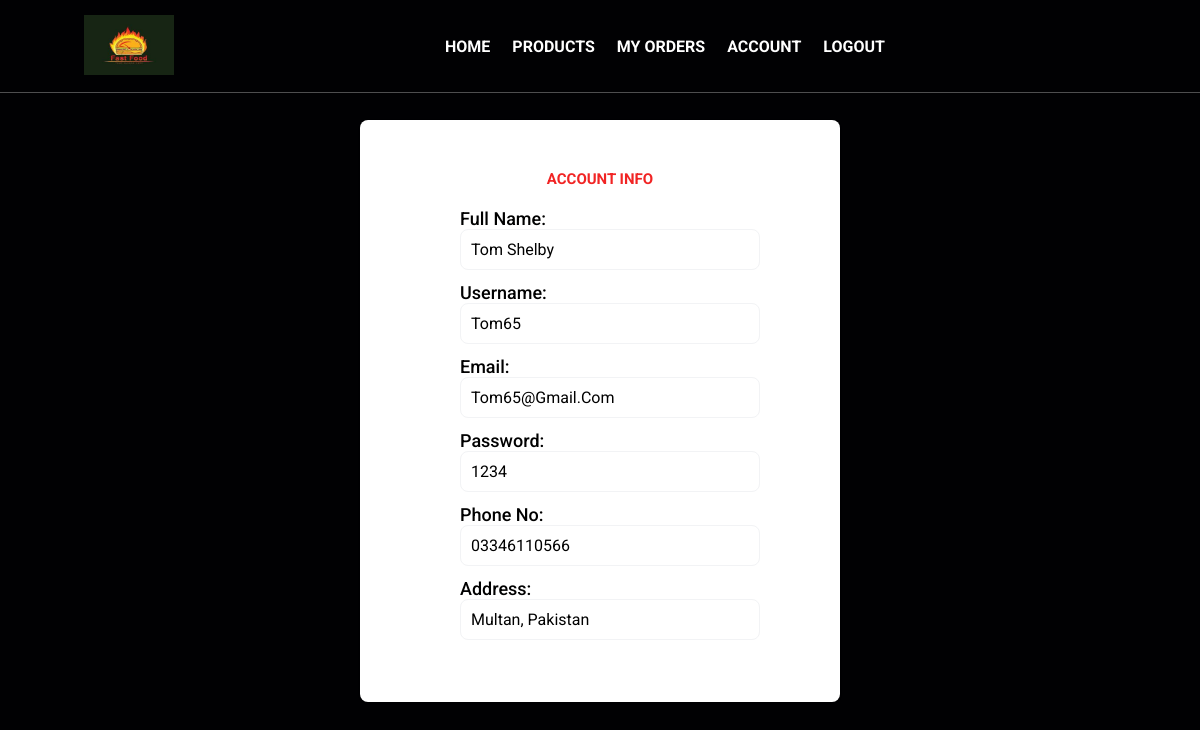
The page /account (signed in) on the database its author committed.
### tables this page shows
CREATE TABLE Customers(
        customer_id    INTEGER PRIMARY KEY AUTOINCREMENT,
        phone_no       varchar (25),
        user_name      VARCHAR (30),
        first_name     VARCHAR (30),
        last_name      VARCHAR (30),
        password        VARCHAR (30),
        address        VARCHAR (100),
        email          VARCHAR (50),
        admin_id        int not null,
        FOREIGN KEY (ADMIN_ID) REFERENCES ADMIN(ADMIN_ID)
        );

### app.py (the view)
@app.route('/account')
def account():
    if "Useremail" and "Userpassword" in session:
        useremail = session["Useremail"]
        userpassword = session["Userpassword"]
        customer = db.returnCustomerAccordingToSession(useremail, userpassword)
        customer = customer.fetchone()
        return render_template('useraccount.html', customer=customer)
    return redirect(url_for('login'))

### database.py (called while the page is built)
    @staticmethod
    def returnCustomerAccordingToSession(email, password):
        connection = s.connect("foodSystem.db")
        cursor = connection.cursor()
        customer = cursor.execute(
            f"SELECT * from Customers where email = '{email}' and password = '{password}'")
        return customer

### templates/useraccount.html (shortened to what this page needs)
{% extends 'base.html' %}
{% block body %}
<div class="AccountContent">
    <h2 class="accountHeading">ACCOUNT INFO</h2>
    <div class="firstLastName">
        <span class="accountLabel">
            Full Name:
        </span>
        <p>{{ customer[3] }} {{ customer[4] }}</p>
    </div>
    <div class="username">
        <span class="accountLabel">
            Username:
        </span>
        <p>{{ customer[2] }}</p>
    </div>
    <div class="useremail">
        <span class="accountLabel">
            Email:
        </span>
        <p>{{ customer[7] }}</p>
    </div>
    <div class="userpassword">
        <span class="accountLabel">
            Password:
        </span>
        <p>{{ customer[5] }}</p>
    </div>
    <div class="userphone">
        <span class="accountLabel">
            Phone No:
        </span>
        <p>{{ customer[1] }}</p>
    </div>
    <div class="useraddress">
        <span class="accountLabel">
            Address:
        </span>
        <p>{{ customer[6] }}</p>
    </div>
</div>
{% endblock body %}

### static/css/style.css (style rules this page uses)
:root { --main-color: #f12424; --black: #13131a; --bg: #010103; --border: .1rem solid rgba(255, 255, 255, .3); }
* { margin: 0; padding: 0; font-family:'Roboto', sans-serif; outline: none; border:none; box-sizing: border-box; text-decoration: none; text-transform: capitalize; transition: .2s linear; }
html { font-size: 62.5%; overflow-x: hidden; scroll-padding-top: 9rem; scroll-behavior: smooth; }
body { background: var(--bg); }
.AccountContent { margin-top: 10%; margin-bottom: 20px; display : flex; justify-content: center; flex-direction: column; background-color: white; margin-left: 30%; margin-right: 30%; padding: 50px; box-shadow: 0 1px 2px rgba(0, 0, 0, 0.2); border-radius: max(0px, min(8px, ((100vw - 4px) - 100%) * 9999)) / 8px; }
.accountHeading { text-align: center; margin-bottom: 20px; color: #f12424; }
.firstLastName p, .username p, .useremail p, .userpassword p, .userphone p, .useraddress p { margin-left: 50px; width: auto; font-size: medium; padding: 10px; width: 300px; border-radius: max(0px, min(8px, ((100vw - 4px) - 100%) * 9999)) / 8px; border: 1px solid #F2F3F5; margin-bottom: 12px; }
.accountLabel { margin-left: 50px; font-size: large; font-weight:500; }

### rows shown on the page
Customers: first_name "Tom", last_name "Shelby", user_name "Tom65", email "Tom65@gmail.com", password "1234", phone_no "03346110566", address "Multan, Pakistan"
